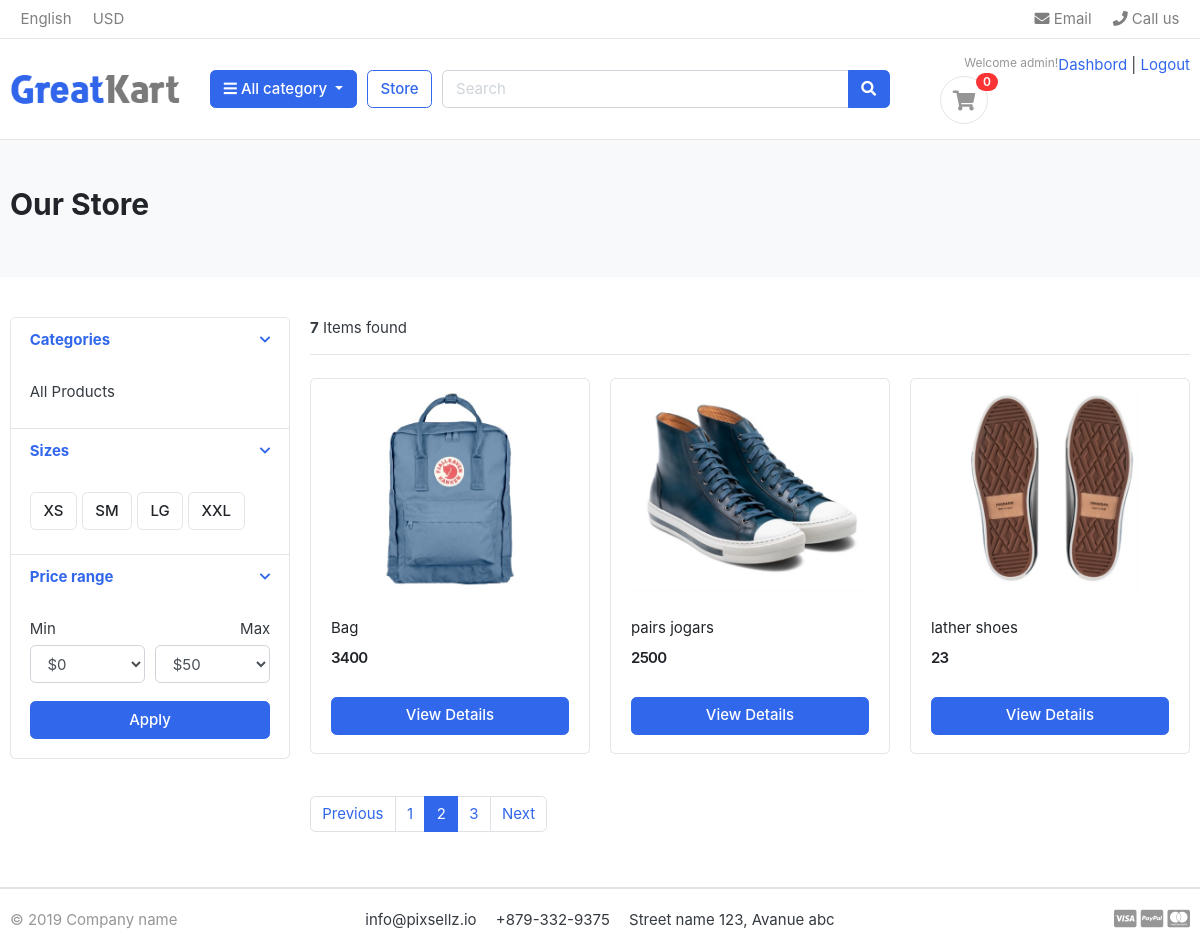
/store/?page=2 (signed in), run on the app's committed database.
### accounts/models.py (models this page shows, shortened)
class Account(AbstractBaseUser):
    email = models.EmailField(unique=True)
    first_name = models.CharField(max_length=50)
    last_name = models.CharField(max_length=50)
    username = models.CharField(max_length=50, unique= True)
    Phone_Number = models.CharField(max_length=50)
    date_joined = models.DateTimeField(auto_now_add= True)
    last_login = models.DateTimeField(auto_now_add= True)
    is_admin = models.BooleanField(default=False)
    is_staff = models.BooleanField(default=False)
    is_active = models.BooleanField(default=False)
    is_superadmin = models.BooleanField(default=False)
    USERNAME_FIELD = 'email'
    REQUIRED_FIELDS = ['first_name', 'last_name', 'username']
    objects = MyAccountManager()

### store/models.py (models this page shows, shortened)
class Product(models.Model):
    product_name = models.CharField(max_length=200, unique= True)
    slug = models.SlugField(max_length=200, unique=True)
    description = models.TextField(max_length=1000, blank=True)
    price = models.IntegerField()
    images = models.ImageField(upload_to = 'photos/products')
    stock = models.IntegerField()
    is_available = models.BooleanField(default= True)
    category = models.ForeignKey(Category, on_delete=models.CASCADE)
    created_date = models.DateTimeField(auto_now_add=True)
    modified_date = models.DateTimeField(auto_now=True)
    def get_url(self):
        return reverse('product_detail', args=[self.category.slug, self.slug])

### store/views.py (the view)
# urls.py: path('store/', include('store.urls')),
def store(request, category_slug = None):
    categories = None
    products = None
    if category_slug != None:
        categories = get_object_or_404(Category, slug=category_slug)
        products = products.objects.filter(Category = categories, is_available = True)
        paginator = Paginator(products, 10)
        page = request.GET.get('page')
        paged_products = paginator.get_page(page)
        product_count = products.count()
    else:
        products = Product.objects.all().filter(is_available = True).order_by('id')
        paginator = Paginator(products, 3)
        page = request.GET.get('page')
        paged_products = paginator.get_page(page)
        product_count = products.count()
    context = {
        'products': paged_products,
        'product_count': product_count,
    }
    return render(request, 'store/store.html', context)

### carts/context_processors.py (called while the page is built)
def counter(request):
    cart_count = 0
    if 'admin' in request.path:
        return {}
    else:
        try:
            cart = Cart.objects.filter(cart_id=_cart_id(request))
            cart_items = CartItem.objects.all().filter(cart = cart[:1])
            for cart_item in cart_items:
                cart_count += cart_item.quantity
        except CartItem.DoesNotExist:
            cart_count = 0
    return dict(cart_count = cart_count)

### carts/views.py (called while the page is built)
def _cart_id(request):
    cart = request.session.session_key
    if not cart:
        cart = request.session.create()
    return cart

### category/context_processors.py (called while the page is built)
def menu_links(request):
    links = Category.objects.all()
    return dict(link = links)

### templates/store/store.html (shortened to what this page needs)
{%extends 'base.html'%}
{%load static%}
{%block content %}
<section class="section-pagetop bg">
    <div class="container">
      {% if 'search' in request.path %}
      <h2 class="title-page">Search Result</h2>
      {% else %}
      <h2 class="title-page">Our Store</h2>
      {% endif %}
    </div>
    </section>
<section class="section-content padding-y">
    <div class="container">
    <div class="row">
        <aside class="col-md-3">
    <div class="card">
        <article class="filter-group">
            <header class="card-header">
                <a href="#" data-toggle="collapse" data-target="#collapse_1" aria-expanded="true" class="">
                    <i class="icon-control fa fa-chevron-down"></i>
                    <h6 class="title">Categories</h6>
                </a>
            </header>
            <div class="filter-content collapse show" id="collapse_1" style="">
                <div class="card-body">
                    <ul class="list-menu">
                    <li><a href="{% url 'store'%}">All Products</a></li>
                    </ul>
                </div>
            </div>
        </article>
        <article class="filter-group">
            <header class="card-header">
                <a href="#" data-toggle="collapse" data-target="#collapse_4" aria-expanded="true" class="">
                    <i class="icon-control fa fa-chevron-down"></i>
                    <h6 class="title">Sizes </h6>
                </a>
            </header>
            <div class="filter-content collapse show" id="collapse_4" style="">
                <div class="card-body">
                  <label class="checkbox-btn">
                    <span class="btn btn-light"> XS </span>
                  </label>
                  <label class="checkbox-btn">
                    <span class="btn btn-light"> SM </span>
                  </label>
                  <label class="checkbox-btn">
                    <span class="btn btn-light"> LG </span>
                  </label>
                  <label class="checkbox-btn">
                    <span class="btn btn-light"> XXL </span>
                  </label>
            </div>
            </div>
        </article>
        <article class="filter-group">
            <header class="card-header">
                <a href="#" data-toggle="collapse" data-target="#collapse_3" aria-expanded="true" class="">
                    <i class="icon-control fa fa-chevron-down"></i>
                    <h6 class="title">Price range </h6>
                </a>
            </header>
            <div class="filter-content collapse show" id="collapse_3" style="">
                <div class="card-body">
                    <div class="form-row">
                    <div class="form-group col-md-6">
                      <label>Min</label>
                          <select class="mr-2 form-control">
                            <option value="0">$0</option>
                        </select>
                    </div>
                    <div class="form-group text-right col-md-6">
                      <label>Max</label>
                          <select class="mr-2 form-control">
                            <option value="50">$50</option>
                        </select>
                    </div>
                    </div>
                    <button class="btn btn-block btn-primary">Apply</button>
                </div>
            </div>
        </article>
    </div>
        </aside>
        <main class="col-md-9">
    <header class="border-bottom mb-4 pb-3">
            <div class="form-inline">
                <span class="mr-md-auto"><b>{{product_count }}</b> Items found </span>
            </div>
    </header>
    <div class="row">
         {% if products %}
        {% for product in products %}
        <div class="col-md-4">
            <figure class="card card-product-grid">
                <div class="img-wrap">
                <a href ="{{product.get_url }}"></a><img src="{{ product.images.url }}"></a>
                </div>
                <figcaption class="info-wrap">
                    <div class="fix-height">
                        <a href="{{ product.get_url }}" class="title">{{ product.product_name}}</a>
                        <div class="price-wrap mt-2">
                            <span class="price">{{product.price}}</span>
                        </div>
                    </div>
                    <a href="{{ product.get_url }}" class="btn btn-block btn-primary">View Details </a>
                </figcaption>
            </figure>
        </div>
        {% endfor %}
        {% else %}
        <div>
          <h2>No Results Found. Please Try Again</h2>
        </div>
        {% endif %}
    </div>
    <nav class="mt-4" aria-label="Page navigation sample">
        {% if products.has_other_pages %}
          <ul class="pagination">
            {% if products.has_previous %}
            <li class="page-item">
              <a class="page-link" href="?page={{ products.previous_page_number }}">Previous</a>
            </li>
            {% else %}
            <li class="page-item disabled">
              <a class="page-link" href="#">Previous</a>
            </li>
            {% endif %}
            {% for i in products.paginator.page_range %}
            {% if products.number == i %}
            <li class="page-item active">
              <a class="page-link" href="#">{{ i }}</a>
            </li>
            {% else %}
            <li class="page-item">
              <a class="page-link" href="?page={{ i }}">{{ i }}</a>
            </li>
            {% endif %}
            {% endfor %}
            {% if products.has_next %}
            <li class="page-item">
              <a class="page-link" href="?page={{ products.next_page_number }}">Next</a>
            </li>
            {% else %}
            <li class="page-item disabled">
              <a class="page-link" href="#">Next</a>
            </li>
            {% endif %}
          </ul>
        {% endif %}
      </nav>
        </main>
    </div>
    </div>
    </section>
{% endblock %}

### templates/includes/navbar.html (shortened to what this page needs)
{%load static%}
<header class="section-header">
    <nav class="navbar p-md-0 navbar-expand-sm navbar-light border-bottom">
    <div class="container">
      <div class="collapse navbar-collapse" id="navbarTop4">
        <ul class="navbar-nav mr-auto">
            <li class="nav-item dropdown">
                 <a href="#" class="nav-link">   English </a>
            </li>
            <li class="nav-item dropdown">
                <a href="#" class="nav-link"> USD </a>
            </li>
        </ul>
        <ul class="navbar-nav">
            <li><a href="#" class="nav-link"> <i class="fa fa-envelope"></i> Email </a></li>
            <li><a href="#" class="nav-link"> <i class="fa fa-phone"></i> Call us </a></li>
        </ul>
      </div>
    </div>
    </nav>
    <section class="header-main border-bottom">
        <div class="container">
    <div class="row align-items-center">
        <div class="col-lg-2 col-md-3 col-6">
            <a href="{% url 'home'%}" class="brand-wrap">
                <img class="logo" src="{%static './images/logo.png'%}">
            </a>
        </div>
        <div class="col-lg col-sm col-md col-6 flex-grow-0">
            <div class="category-wrap dropdown d-inline-block float-right">
                <button type="button" class="btn btn-primary dropdown-toggle" data-toggle="dropdown">
                    <i class="fa fa-bars"></i> All category
                </button>
            </div>
        </div>
        <a href="{% url 'store'%}" class="btn btn-outline-primary">Store</a>
        <div class="col-lg  col-md-6 col-sm-12 col">
            <form action="{% url 'search'%}" class="search" method="GET">
                <div class="input-group w-100">
                    <input type="text" class="form-control" style="width:60%;" placeholder="Search" name="keyword">
                    <div class="input-group-append">
                      <button class="btn btn-primary" type="submit">
                        <i class="fa fa-search"></i>
                      </button>
                    </div>
                </div>
            </form>
        </div>
        <div class="col-lg-3 col-sm-6 col-8 order-2 order-lg-3">
                    <div class="d-flex justify-content-end mb-3 mb-lg-0">
                        {% if user.id is None %}
                        <div class="widget-header">
                            <small class="title text-muted">Welcome guest!</small>
                            <div>
                                <a href="{% url 'login' %}">Sign in</a> <span class="dark-transp"> | </span>
                                <a href="{% url 'register' %}"> Register</a>
                            </div>
                        </div>
                        {% else %}
                            <small class="title text-muted">Welcome {{user.first_name}}!</small>
                            <div>
                                <a href="{% url 'dashboard' %}">Dashbord</a> <span class="dark-transp"> | </span>
                                <a href="{% url 'logout' %}"> Logout </a>
                            </div>
                        </div>
                        {% endif %}
                        <a href="{% url 'cart' %}" class="widget-header pl-3 ml-3">
                            <div class="icon icon-sm rounded-circle border"><i class="fa fa-shopping-cart"></i></div>
                            <span class="badge badge-pill badge-danger notify">{{cart_count}}</span>
                        </a>
                    </div>
                </div>
    </div>
    </section>
    </header>

### static/css/ui.css (style rules this page uses)
html { font-family: "Inter", sans-serif; font-size: 15px; }
.img-wrap { text-align: center; display: block; }
.img-wrap img { max-width: 100%; }
.price-wrap { letter-spacing: -0.7px; }
.icon-xs, .icon-sm, .icon-md, .icon-lg { display: inline-block; text-align: center; flex-shrink: 0; flex-grow: 0; }
.icon-sm { width: 48px; height: 48px; line-height: 48px !important; font-size: 20px; }
.padding-y { padding-top: 40px; padding-bottom: 40px; }
figure { margin-bottom: 0; }
article:after, .form-group:after { display: block; clear: both; content: ""; }
.bg { background-color: #f8f9fa; }
.title-page { color: #212529; }
.header-main { position: relative; padding-top: 1rem; padding-bottom: 1rem; }
.brand-wrap .logo, .navbar-brand .logo { margin-right: 7px; max-height: 42px; display: inline-block; }
.widget-header { display: inline-block; vertical-align: middle; position: relative; }
.widget-header i { color: #969696; }
.widget-header .notify { position: absolute; top: -3px; right: -10px; }
.btn-light { background-color: #fff; border-color: #e4e4e4; }
[class*=list-] li:after { visibility: hidden; display: block; content: ""; overflow: hidden; height: 0; clear: both; }
.list-menu { list-style: none; margin: 0; padding-left: 0; }
.list-menu li { margin-bottom: 5px; }
.list-menu a { color: #343a40; }
[class*=card-product] a.title { color: #212529; display: block; }
[class*=card-product] .img-wrap { overflow: hidden; position: relative; }
[class*=card-product] .img-wrap img { height: 100%; max-width: 100%; width: auto; display: inline-block; -o-object-fit: cover; object-fit: cover; }
.card-product-grid { margin-bottom: 20px; }
.card-product-grid .img-wrap { border-radius: 0.2rem 0.2rem 0 0; height: 220px; }
.card-product-grid .info-wrap { overflow: hidden; padding: 18px 20px; }
.card-product-grid .fix-height { height: 80px; overflow: hidden; }
.card .img-wrap { overflow: hidden; }
.notify { position: absolute; top: -4px; right: -10px; display: inline-block; padding: 0.25em 0.6em; font-size: 12px; line-height: 1; text-align: center; border-radius: 3rem; color: #fff; background-color: #fa3434; }
.price { font-weight: 600; color: #212529; }
.icon-control { margin-top: 5px; float: right; font-size: 80%; }
.card-header .title { margin-bottom: 0; line-height: 1.5; }
.filter-group { border-bottom: 1px solid #e4e4e4; }
.filter-group .card-header { border-bottom: 0; }
.filter-group:last-child { border-bottom: 0; }
.checkbox-btn { position: relative; }
.section-pagetop { padding: 45px 0; }

### data on the page
Account: first_name "admin"
Product: images (picture), product_name "Bag", price "3400"
Product: images (picture), product_name "pairs jogars", price "2500"
Product: images (picture), product_name "lather shoes", price "23"

### other printed values
{{ cart_count }} "0"
{{ product_count }} "7"
{{ i }} "1" "3"
{{ i }} "2"
